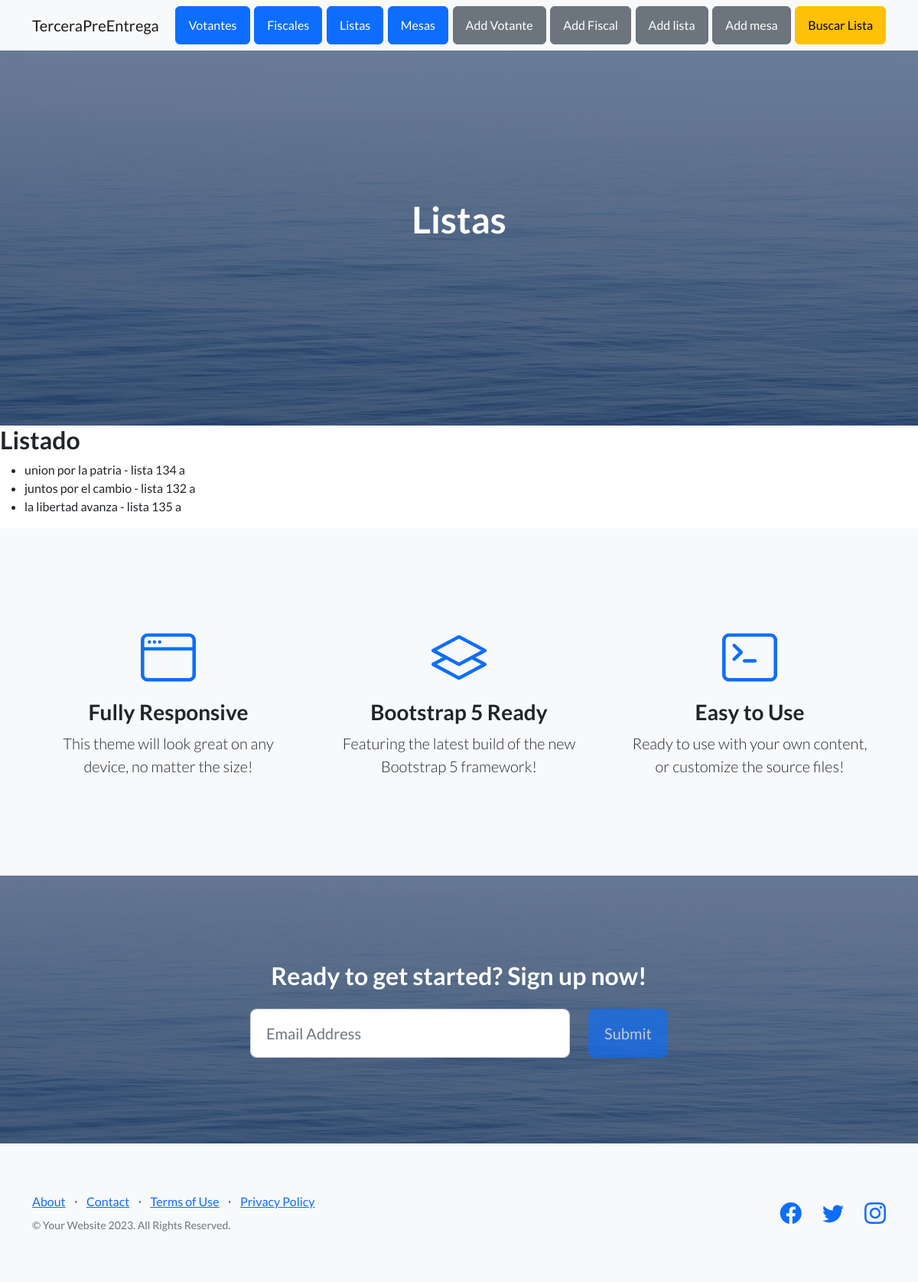
The app's page /elecciones/listas, older data.
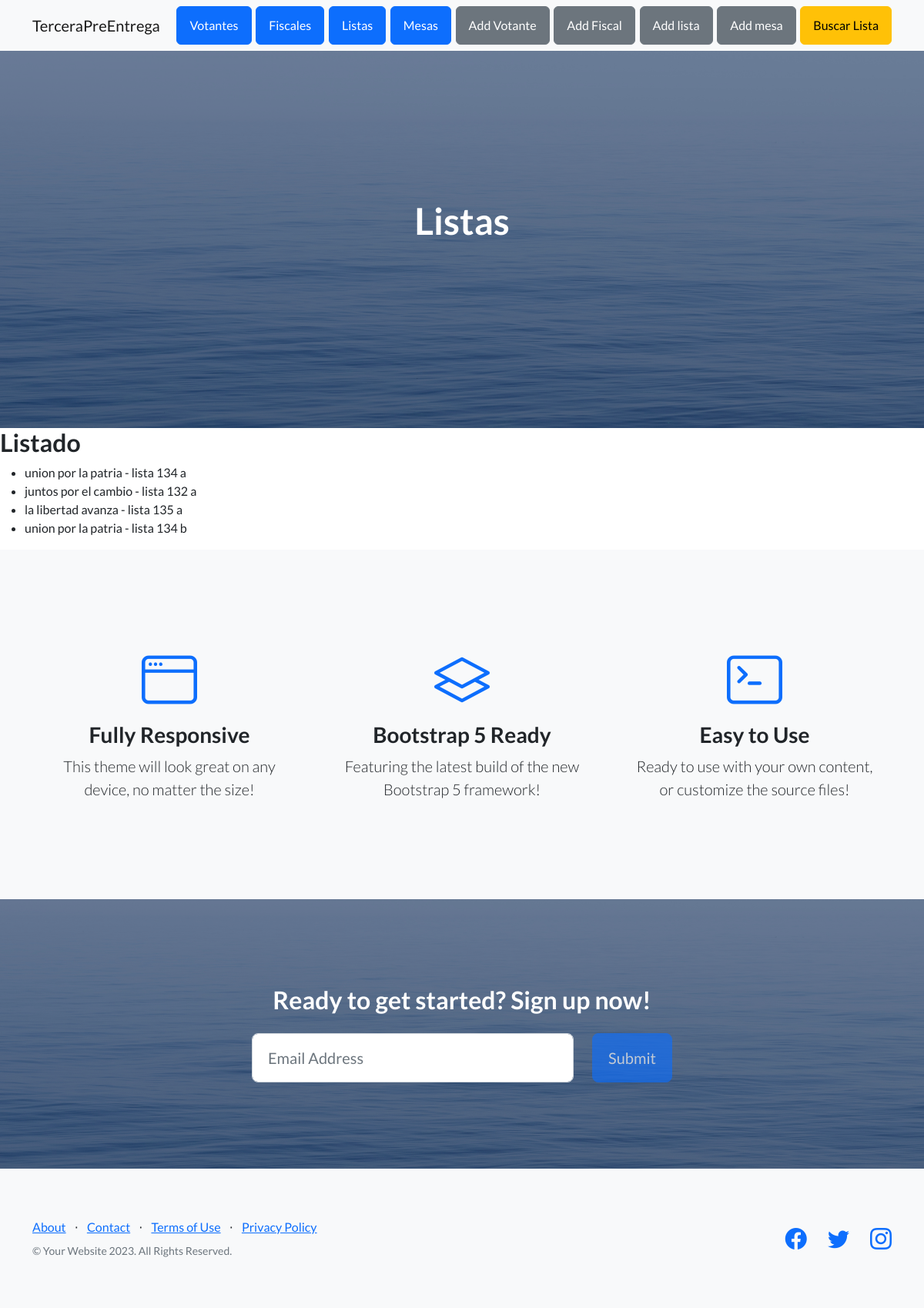
The same page, newer data.
### elecciones/models.py (models this page shows, shortened)
class Lista(models.Model):
    nombre= models.CharField(max_length=50)
    numero = models.CharField(max_length=50)

### elecciones/views.py (the view)
# urls.py: path('listas',listas,name="listas"),
def listas(request):
    listas = Lista.objects.all()
    return render(request,"elecciones/listas.html",{"listas":listas})

### elecciones/templates/elecciones/listas.html (shortened to what this page needs)
{% extends 'elecciones/plantilla.html' %}
{% load static %}
{% block titulo %} Listas {% endblock  %}
{% block contenido_que_cambia %}
     <h2> Listado </h2>
     <ul>
        {% for l in listas %}
        <li>{{l.nombre}} - {{l.numero}}</li>
        {% endfor %}
    </ul>
{% endblock  %}

### elecciones/templates/elecciones/plantilla.html (shortened to what this page needs)
<!DOCTYPE html>
<html lang="en">
    <head>
        {% load static %}
        <link href="https://cdn.jsdelivr.net/npm/bootstrap-icons@1.5.0/font/bootstrap-icons.css" rel="stylesheet" type="text/css" />
        <link href="{% static '\elecciones\css\styles.css' %}" rel="stylesheet" />
    </head>
    <body>
        <nav class="navbar navbar-light bg-light static-top">
            <div class="container">
                <a class="navbar-brand" href="{% url 'inicio' %}">TerceraPreEntrega</a>
                <a class="btn btn-primary" href="{% url 'votantes' %}">Votantes</a>
                <a class="btn btn-primary" href="{% url 'fiscales' %}">Fiscales</a>
                <a class="btn btn-primary" href="{% url 'listas' %}">Listas</a>
                <a class="btn btn-primary" href="{% url 'mesas' %}">Mesas</a>
                <a class="btn btn-secondary" href="{% url 'votanteFormulario' %}">Add Votante</a>
                <a class="btn btn-secondary" href="{% url 'fiscalFormulario' %}">Add Fiscal</a>
                <a class="btn btn-secondary" href="{% url 'listaFormulario' %}">Add lista</a>
                <a class="btn btn-secondary" href="{% url 'mesaFormulario' %}">Add mesa</a>
                <a class="btn btn-warning" href="{% url 'busquedaLista' %}">Buscar Lista</a>
            </div>
        </nav>
        <header class="masthead">
            <div class="container position-relative">
                <div class="row justify-content-center">
                    <div class="col-xl-6">
                        <div class="text-center text-white">
                            <h1 class="mb-5">{% block titulo %}{% endblock %}</h1>
                        </div>
                    </div>
                </div>
            </div>
        </header>
        {% block contenido_que_cambia %}{% endblock  %}
        <section class="features-icons bg-light text-center">
            <div class="container">
                <div class="row">
                    <div class="col-lg-4">
                        <div class="features-icons-item mx-auto mb-5 mb-lg-0 mb-lg-3">
                            <div class="features-icons-icon d-flex"><i class="bi-window m-auto text-primary"></i></div>
                            <h3>Fully Responsive</h3>
                            <p class="lead mb-0">This theme will look great on any device, no matter the size!</p>
                        </div>
                    </div>
                    <div class="col-lg-4">
                        <div class="features-icons-item mx-auto mb-5 mb-lg-0 mb-lg-3">
                            <div class="features-icons-icon d-flex"><i class="bi-layers m-auto text-primary"></i></div>
                            <h3>Bootstrap 5 Ready</h3>
                            <p class="lead mb-0">Featuring the latest build of the new Bootstrap 5 framework!</p>
                        </div>
                    </div>
                    <div class="col-lg-4">
                        <div class="features-icons-item mx-auto mb-0 mb-lg-3">
                            <div class="features-icons-icon d-flex"><i class="bi-terminal m-auto text-primary"></i></div>
                            <h3>Easy to Use</h3>
                            <p class="lead mb-0">Ready to use with your own content, or customize the source files!</p>
                        </div>
                    </div>
                </div>
            </div>
        </section>
        <section class="call-to-action text-white text-center" id="signup">
            <div class="container position-relative">
                <div class="row justify-content-center">
                    <div class="col-xl-6">
                        <h2 class="mb-4">Ready to get started? Sign up now!</h2>
                        <form class="form-subscribe" id="contactFormFooter" data-sb-form-api-token="API_TOKEN">
                            <div class="row">
                                <div class="col">
                                    <input class="form-control form-control-lg" id="emailAddressBelow" type="email" placeholder="Email Address" data-sb-validations="required,email" />
                                </div>
                                <div class="col-auto"><button class="btn btn-primary btn-lg disabled" id="submitButton" type="submit">Submit</button></div>
                            </div>
                        </form>
                    </div>
                </div>
            </div>
        </section>
        <footer class="footer bg-light">
            <div class="container">
                <div class="row">
                    <div class="col-lg-6 h-100 text-center text-lg-start my-auto">
                        <ul class="list-inline mb-2">
                            <li class="list-inline-item"><a href="#!">About</a></li>
                            <li class="list-inline-item">⋅</li>
                            <li class="list-inline-item"><a href="#!">Contact</a></li>
                            <li class="list-inline-item">⋅</li>
                            <li class="list-inline-item"><a href="#!">Terms of Use</a></li>
                            <li class="list-inline-item">⋅</li>
                            <li class="list-inline-item"><a href="#!">Privacy Policy</a></li>
                        </ul>
                        <p class="text-muted small mb-4 mb-lg-0">&copy; Your Website 2023. All Rights Reserved.</p>
                    </div>
                    <div class="col-lg-6 h-100 text-center text-lg-end my-auto">
                        <ul class="list-inline mb-0">
                            <li class="list-inline-item me-4">
                                <a href="#!"><i class="bi-facebook fs-3"></i></a>
                            </li>
                            <li class="list-inline-item me-4">
                                <a href="#!"><i class="bi-twitter fs-3"></i></a>
                            </li>
                            <li class="list-inline-item">
                                <a href="#!"><i class="bi-instagram fs-3"></i></a>
                            </li>
                        </ul>
                    </div>
                </div>
            </div>
        </footer>
    </body>
</html>

Row changes from the older to the newer data that the page shows:
added Lista: nombre "union por la patria", numero "lista 134 b"
